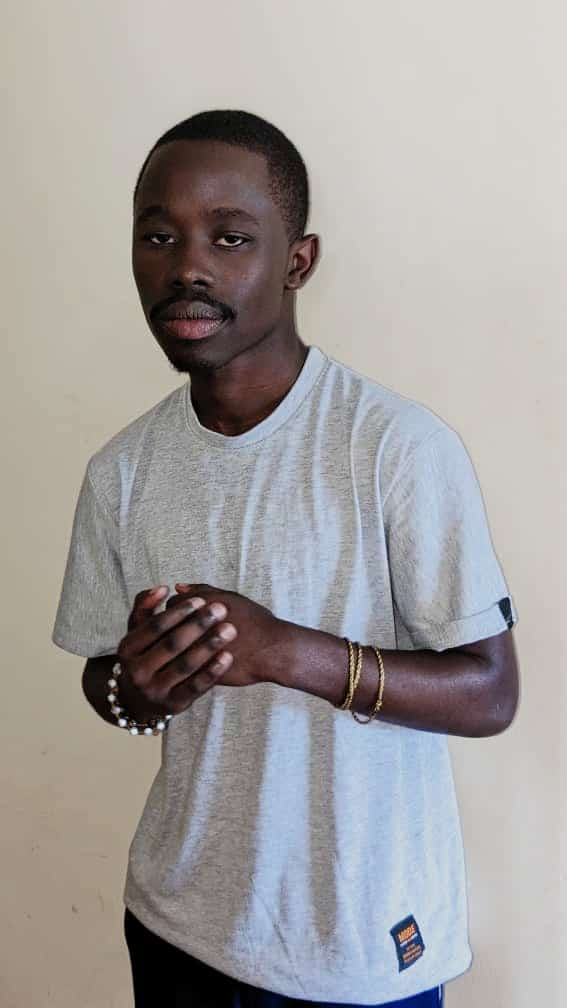
#> input picture img.jpg, 567 x 1008 px
$ python faceDetector.py
#> lines starting #> are read from the running program, lines starting #| are printed output that depends on the picture; after the words box and inside, x2 and y2 are one past the last pixel; in counts of white or black regions, pixels touching at a corner belong together
import cv2
img = cv2.imread('img.jpg')
#> img is the input picture: shape (1008, 567, 3); mean B, G, R 157.9, 158.7, 162.5

gray = cv2.cvtColor(img, cv2.COLOR_BGR2GRAY)
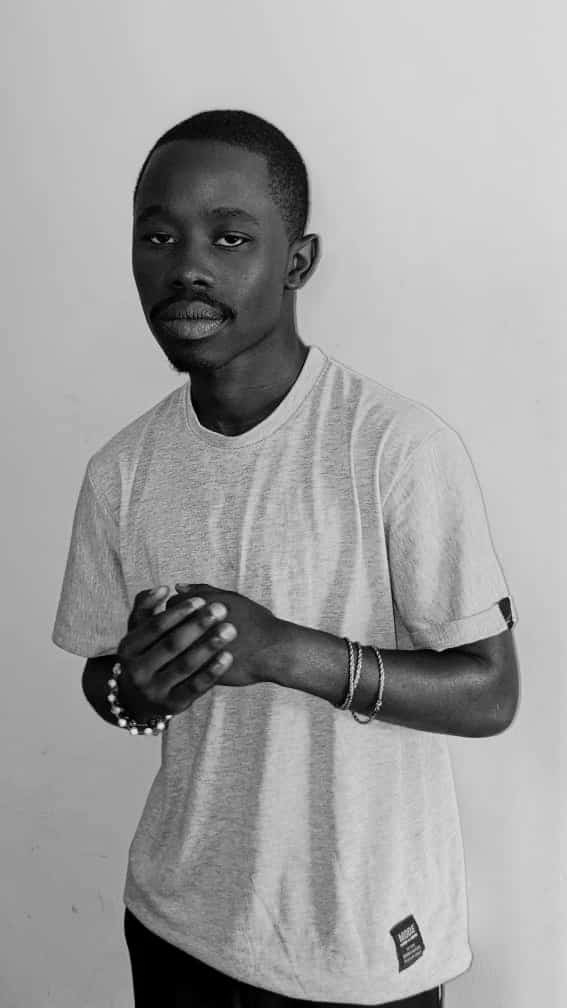
#> gray: shape (1008, 567); min 0, max 245, mean 159.7

face_cascade = cv2.CascadeClassifier('haarcascade_frontalface_default.xml')

faces = face_cascade.detectMultiScale(gray, 1.1, 4)
#> faces = [[277, 911, 46, 46], [110, 170, 171, 171]]
print('Number of detected faces:', len(faces))
#| Number of detected faces: 2

if len(faces) > 0:
    for i, (x, y, w, h) in enumerate(faces):
        cv2.rectangle(img, (x, y), (x + w, y + h), (0, 255, 255), 2)
        face = img[y:y + h, x:x + w]
        cv2.imshow(f"Cropped Face {i}", face)
        cv2.imwrite(f'face{i}.jpg', face)
        print(f"face{i}.jpg is saved")
#> this loop made 2 passes
#| face0.jpg is saved
#| face1.jpg is saved
#> pass 1, `face = img[y:y + h, x:x + w]`:
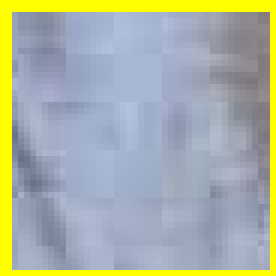
#> face: shape (46, 46, 3) (shown 6 times larger); mean B, G, R 164.2, 177, 168.4
#> pass 2, `face = img[y:y + h, x:x + w]`:
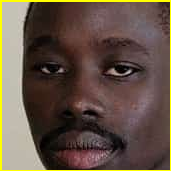
#> face: shape (171, 171, 3); mean B, G, R 69.5, 82.3, 99.3
#> after the loop:
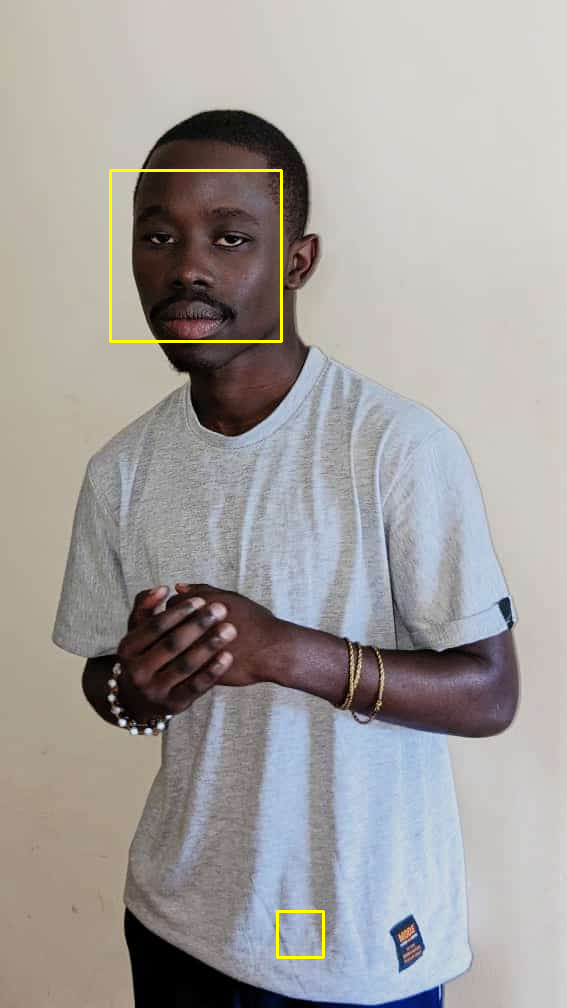
#> img: shape (1008, 567, 3); 0.45% of pixels changed, all inside (x1, y1, x2, y2) = (109, 169, 325, 959)

cv2.imshow("image", img)
cv2.waitKey(0)
cv2.destroyAllWindows()
